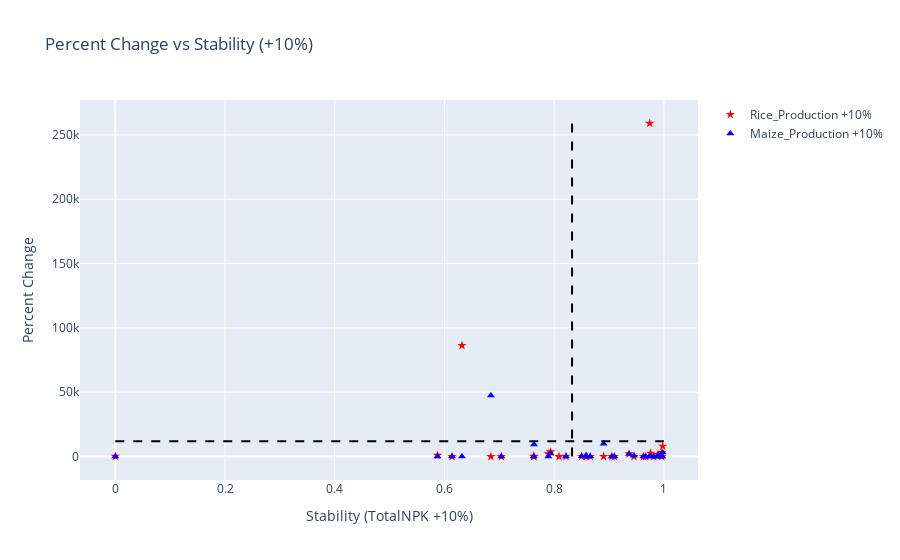

Write notebook code for a chart like this one.
### Code cell
import statsmodels.api as sm
import pandas as pd
import plotly.express as px
import plotly.graph_objects as go

def calc_and_vis_impact_stability_2D(G, existing_data, adjacency_file, base_column, capability_vector, change_percentages, dim):
    min_value = float('inf')
    max_value = float('-inf')
    
    change_min_value = float('inf')
    change_max_value = float('-inf')
    
    initial_stability_column = calculate_and_return_initial_stability(df, capability_vector, G)
    existing_data = pd.concat([existing_data, initial_stability_column], axis=1)

    col_pass_plus = []
    col_pass_minus = []
    result_df = pd.DataFrame()
    
    for intervention in change_percentages:
        for cap_col in capability_vector:
            X = sm.add_constant(df[base_column])
            y = df[cap_col]
            model = sm.OLS(y, X).fit()
            m, c = model.params[base_column], model.params['const']

            base_column_increase = (1 + intervention/100) * df[base_column]
            base_column_decrease = (1 - intervention/100) * df[base_column]

            change_vector_increase = m * base_column_increase + c
            change_vector_decrease = m * base_column_decrease + c
            
            change_min_value = min(change_min_value, change_vector_increase.min(), change_vector_decrease.min())
            change_max_value = max(change_max_value, change_vector_increase.max(), change_vector_decrease.max())
            
    
    result_df = pd.DataFrame()
    res1_df = pd.DataFrame()
    
    for intervention in change_percentages:
        col_pass_plus = []
        col_pass_minus = []
        for cap_col in capability_vector:
            # Calculate Impact Score
            X = sm.add_constant(df[base_column])
            y = df[cap_col]
            model = sm.OLS(y, X).fit()

            m, c = model.params[base_column], model.params['const']
            # print(m,c)
            base_column_increase = (1 + intervention/100) * df[base_column]
            base_column_decrease = (1 - intervention/100) * df[base_column]

            new_vector_increase = m * base_column_increase + c
            new_vector_decrease = m * base_column_decrease + c
            
            normalized_new_increase_vector = (new_vector_increase - change_min_value) / (change_max_value - change_min_value)
            normalized_new_decrease_vector = (new_vector_decrease - change_min_value) / (change_max_value - change_min_value)
            
            percent_change_inc = (new_vector_increase - (y) )*100/(y)
            percent_change_dec = (new_vector_decrease - (y) )*100/(y)

            result_df = pd.concat([result_df,
                pd.DataFrame({
                    f'{cap_col} ({base_column} +{intervention}%)': new_vector_increase,
                    f'{cap_col} ({base_column} -{intervention}%)': new_vector_decrease,
                    f'Normalized {cap_col} ({base_column} +{intervention}%)': normalized_new_increase_vector,
                    f'Normalized {cap_col} ({base_column} -{intervention}%)': normalized_new_decrease_vector,
                    f'Percent Change in {cap_col} ({base_column} +{intervention}%)': percent_change_inc,
                    f'Percent Change in {cap_col} ({base_column} -{intervention}%)': percent_change_dec,
                    
                })
            ], axis=1)

            columns_to_pass = f'{cap_col} ({base_column} +{intervention}%)'
            col_pass_plus.append(columns_to_pass)
            
            # Calculate Stability for the opposite intervention and add to DataFrame
            opposite_intervention = -intervention
            columns_to_pass_opposite = f'{cap_col} ({base_column} -{intervention}%)'
            col_pass_minus.append(columns_to_pass_opposite)
        
        for column in result_df.columns:
            existing_data[column] = result_df[column]

        # print(col_pass_minus)
        # print(col_pass_plus)
        
        stability_column, stability_column_name = calculate_and_map_stability(G, existing_data.copy(), adjacency_file, col_pass_plus, intervention, dim)

        normalized_stability_vector = (stability_column - stability_column.min()) / (stability_column.max() - stability_column.min())

        capability_first_words = [col.split('_')[0] for col in capability_vector]
        stability_column_name_modified = stability_column_name + "_" + "_".join(capability_first_words)
        existing_data[stability_column_name_modified] = normalized_stability_vector
        
        stability_column_opposite, stability_column_name_opposite = calculate_and_map_stability(G, existing_data.copy(), adjacency_file, col_pass_minus, opposite_intervention, dim)

        # Normalize stability values for the opposite intervention
        normalized_stability_vector_opposite = (stability_column_opposite - stability_column_opposite.min()) / (stability_column_opposite.max() - stability_column_opposite.min())    
        stability_column_name_opposite_modified = stability_column_name_opposite + "_" + "_".join(capability_first_words)
        existing_data[stability_column_name_opposite_modified] = normalized_stability_vector_opposite
        
        res1_df = pd.concat([res1_df,
            pd.DataFrame({
            stability_column_name_modified: stability_column,
            stability_column_name_opposite_modified: stability_column_opposite,
            })
        ], axis=1)
        
        normalized_data_1 = res1_df.copy()
        min_value = normalized_data_1.min().min()
        max_value = normalized_data_1.max().max()
        normalized_data_1 = (normalized_data_1 - min_value) / (max_value - min_value)
        
        # for col in normalized_data_1.columns:
        for column in normalized_data_1.columns:
            existing_data[column] = normalized_data_1[column]
        
        # Visualize with Plotly for +intervention
        fig_increase = go.Figure()
        color_palette = ['red', 'blue', 'green', 'orange', 'purple'] 

        for i, cap_col in enumerate(capability_vector):
            symbol = 'star' if i == 0 else 'triangle-up' 
            scatter_increase = go.Scatter(
                x=existing_data[stability_column_name_modified],
                y=existing_data[f"Percent Change in {cap_col} ({base_column} +{abs(intervention)}%)"],
                mode='markers',
                marker=dict(size=7, symbol=symbol, color=color_palette[i]),  
                name=f'{cap_col} +{intervention}%',
                text=existing_data['District'],
                hovertemplate='%{text}' + '<br>Percent Change in: %{y:.2f}' + '<br>Stability: %{x:.2f}'
            )
            fig_increase.add_trace(scatter_increase)
        
        # Add average lines
        # print("aefawefaw")
        avg_stability_increase = existing_data[stability_column_name_modified].mean()
        avg_impact_increase = existing_data[f"Percent Change in {capability_vector[0]} ({base_column} {'+' if intervention >= 0 else '-'}{abs(intervention)}%)"].mean()
        y_range_1 = max(abs(existing_data[f"Percent Change in {capability_vector[0]} ({base_column} +{abs(intervention)}%)"].min()), 
                    abs(existing_data[f"Percent Change in {capability_vector[0]} ({base_column} -{abs(intervention)}%)"].min()), 
                    abs(existing_data[f"Percent Change in {capability_vector[0]} ({base_column} +{abs(intervention)}%)"].max()), 
                    abs(existing_data[f"Percent Change in {capability_vector[0]} ({base_column} -{abs(intervention)}%)"].max()))
        y_axis_1 = max(y_range_1,1)


        fig_increase.add_shape(
            go.layout.Shape(
                type="line",
                x0=avg_stability_increase,
                x1=avg_stability_increase,
                y0=0,
                y1=y_axis_1,
                line=dict(color="black", dash="dash"),
                name="Average Stability"
            )
        )
        fig_increase.add_shape(
            go.layout.Shape(
                type="line",
                x0=0,
                x1=1,
                y0=avg_impact_increase,
                y1=avg_impact_increase,
                line=dict(color="black", dash="dash"),
                name="Average Impact"
            )
        )

        # Update layout for +intervention plot
        fig_increase.update_layout(
            title=f'Percent Change vs Stability (+{intervention}%)',
            xaxis=dict(title=f'Stability ({base_column} +{intervention}%)'),
            yaxis=dict(title='Percent Change'),
            hovermode='closest'
        )

        # Visualize with Plotly for -intervention
        fig_decrease = go.Figure()

        for i, cap_col in enumerate(capability_vector):
            # Scatter plot for -intervention
            symbol = 'star' if i == 0 else 'triangle-up'
            
            scatter_decrease = go.Scatter(
                x=existing_data[stability_column_name_opposite_modified],
                y=existing_data[f"Percent Change in {cap_col} ({base_column} {'+' if intervention <= 0 else '-'}{abs(intervention)}%)"],
                mode='markers',
                marker=dict(size=7,symbol=symbol, color=color_palette[i]),
                name=f'{cap_col} -{intervention}%',
                text=existing_data['District'],
                hovertemplate='%{text}' + '<br>Percent Change: %{y:.2f}' + '<br>Stability: %{x:.2f}'
            )
            
            fig_decrease.add_trace(scatter_decrease)

        # Add average lines for -intervention
        avg_stability_decrease = existing_data[stability_column_name_opposite_modified].mean()
        avg_impact_decrease = existing_data[f"Percent Change in {capability_vector[0]} ({base_column} {'+' if intervention <= 0 else '-'}{abs(intervention)}%)"].mean()

        fig_decrease.add_shape(
            go.layout.Shape(
                type="line",
                x0=avg_stability_decrease,
                x1=avg_stability_decrease,
                y0=0,
                y1=y_axis_1,
                line=dict(color="black", dash="dash"),
                name="Average Stability"
            )
        )

        fig_decrease.add_shape(
            go.layout.Shape(
                type="line",
                x0=0,
                x1=1,
                y0=avg_impact_decrease,
                y1=avg_impact_decrease,
                line=dict(color="black", dash="dash"),
                name="Average Impact"
            )
        )

        # Update layout for -intervention plot
        fig_decrease.update_layout(
            title=f'Percent Change vs Stability (-{intervention}%)',
            xaxis=dict(title=f'Stability ({base_column} -{intervention}%)'),
            yaxis=dict(title='Percent Change'),
            hovermode='closest'
        )


        fig_increase.show()
        fig_decrease.show()

    return existing_data, result_df

base_column = "TotalNPK"
capability_vector = ["Rice_Production", "Maize_Production"]
# change_percentage = 20
change_percentages = [10,20]
dim = len(capability_vector)

new_data_2,result_df = calc_and_vis_impact_stability_2D(G, existing_data.copy(), adjacency_file, base_column, capability_vector, change_percentages, dim)
new_data_2.head()

### Figure 1 — Plotly figure (JSON) as saved in the notebook; plotly's stock layout.template omitted (floating-point values rounded to 4 significant figures)
{"data": [{"hovertemplate": "%{text}<br>Percent Change in: %{y:.2f}<br>Stability: %{x:.2f}", "marker": {"color": "red", "size": 7, "symbol": "star"}, "mode": "markers", "name": "Rice_Production +10%", "text": ["BENGALURU", "BENGALURU(R)", "RAMANAGARA", "CHITRADURGA", "DAVANAGERE", "KOLAR", "CHIKKABALLAPURA", "SHIVAMOGGA", "TUMAKURU", "CHIKKAMAGALURU", "DAKSHINA KANNADA", "UDUPI", "HASSAN", "KODAGU", "MANDYA", "MYSURU", "CHAMARAJANAGAR", "BELAGAVI", "VIJAYAPURA", "BAGALKOT", "DHARAWAD", "GADAG", "HAVERI", "UTTARA KANNADA", "BALLARI", "BIDAR", "KALABURAGI", "YADGIRI", "RAICHUR", "KOPPAL", "Vijayanagara"], "type": "scatter", "x": [0.9365, 0.9756, 0.8215, 0.7893, 0.7036, 0.9978, 0.9963, 0.9669, 0.9879, 0.8501, 0.8088, 0.7632, 0.8593, 0.9454, 0.858, 0.9097, 0.8657, 0, 0.6319, 0.974, 0.7627, 0.5874, 0.905, 0.6139, 0.9628, 0.7935, 0.9894, 0.8901, 0.6846, 0.9816, 0.9963], "y": [2061.0, 2587.0, 188.8, 2157.0, -47.76, 8032.0, 3051.0, -60.34, 316.5, 62.49, -53.51, -76.94, 25.93, 33.45, -34.24, -53.25, 61.65, 152.4, 86350.0, 258900.0, 213.7, 904.0, 37.74, -64.83, -20.06, 3641.0, 1756.0, 5.019, -39.51, -20.65, -20.06]}, {"hovertemplate": "%{text}<br>Percent Change in: %{y:.2f}<br>Stability: %{x:.2f}", "marker": {"color": "blue", "size": 7, "symbol": "triangle-up"}, "mode": "markers", "name": "Maize_Production +10%", "text": ["BENGALURU", "BENGALURU(R)", "RAMANAGARA", "CHITRADURGA", "DAVANAGERE", "KOLAR", "CHIKKABALLAPURA", "SHIVAMOGGA", "TUMAKURU", "CHIKKAMAGALURU", "DAKSHINA KANNADA", "UDUPI", "HASSAN", "KODAGU", "MANDYA", "MYSURU", "CHAMARAJANAGAR", "BELAGAVI", "VIJAYAPURA", "BAGALKOT", "DHARAWAD", "GADAG", "HAVERI", "UTTARA KANNADA", "BALLARI", "BIDAR", "KALABURAGI", "YADGIRI", "RAICHUR", "KOPPAL", "Vijayanagara"], "type": "scatter", "x": [0.9365, 0.9756, 0.8215, 0.7893, 0.7036, 0.9978, 0.9963, 0.9669, 0.9879, 0.8501, 0.8088, 0.7632, 0.8593, 0.9454, 0.858, 0.9097, 0.8657, 0, 0.6319, 0.974, 0.7627, 0.5874, 0.905, 0.6139, 0.9628, 0.7935, 0.9894, 0.8901, 0.6846, 0.9816, 0.9963], "y": [2048.0, 16.64, 36.36, -63.37, -50.93, 3224.0, -27.0, -28.53, 59.16, 219.0, null, 9323.0, -40.88, 540.8, 796.3, 29.89, -57.18, -7.645, -31.63, -2.005, 14.88, -55.41, -54.75, 57.01, 70.21, 2261.0, 953.7, 9867.0, 47490.0, 11.86, 70.21]}], "layout": {"hovermode": "closest", "shapes": [{"line": {"color": "black", "dash": "dash"}, "name": "Average Stability", "type": "line", "x0": 0.8325, "x1": 0.8325, "y0": 0, "y1": 258900.0}, {"line": {"color": "black", "dash": "dash"}, "name": "Average Impact", "type": "line", "x0": 0, "x1": 1, "y0": 11940.0, "y1": 11940.0}], "title": {"text": "Percent Change vs Stability (+10%)"}, "xaxis": {"title": {"text": "Stability (TotalNPK +10%)"}}, "yaxis": {"title": {"text": "Percent Change"}}}}
